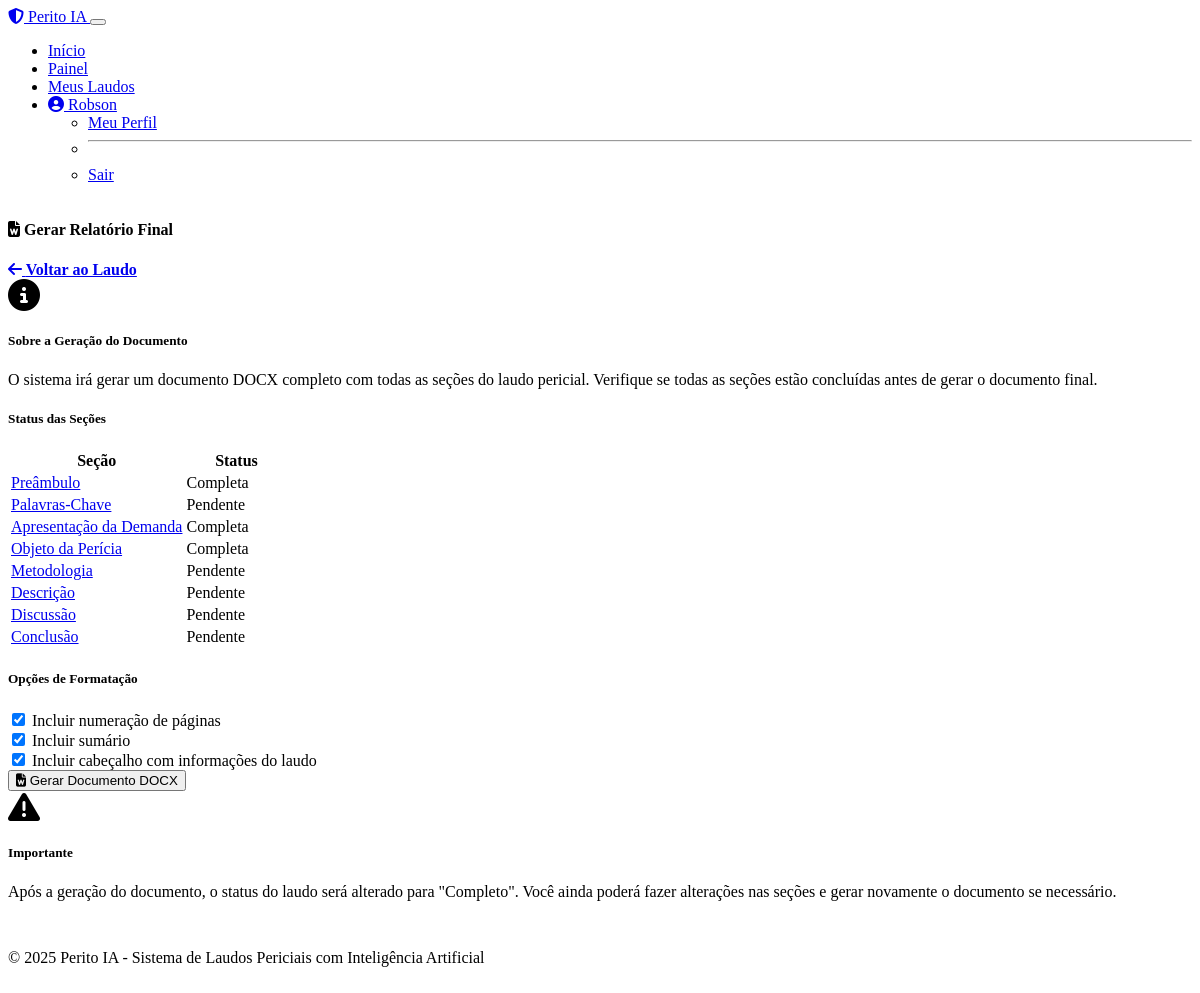
Screenshot of /laudos/7/gerar-relatorio (signed in) with the database file from the repository.
### models.py (models this page shows, shortened)
class User(UserMixin, db.Model):
    id = db.Column(db.Integer, primary_key=True)
    username = db.Column(db.String(64), unique=True, nullable=False)
    email = db.Column(db.String(120), unique=True, nullable=False)
    password_hash = db.Column(db.String(256), nullable=False)
    created_at = db.Column(db.DateTime, default=datetime.utcnow)
    laudos = db.relationship('Laudo', backref='author', lazy='dynamic')

class LaudoSecao(db.Model):
    id = db.Column(db.Integer, primary_key=True)
    laudo_id = db.Column(db.Integer, db.ForeignKey('laudo.id'), nullable=False)
    secao_tipo = db.Column(db.String(50), nullable=False)  # preambulo, palavras_chave, etc.
    conteudo = db.Column(db.Text)
    completed = db.Column(db.Boolean, default=False)
    created_at = db.Column(db.DateTime, default=datetime.utcnow)
    updated_at = db.Column(db.DateTime, default=datetime.utcnow, onupdate=datetime.utcnow)

### routes.py (the view)
@app.route('/laudos/<int:laudo_id>/gerar-relatorio', methods=['GET'])
@login_required
def gerar_relatorio(laudo_id):
    laudo = Laudo.query.filter_by(id=laudo_id, user_id=current_user.id).first_or_404()
    secoes = LaudoSecao.query.filter_by(laudo_id=laudo.id).all()
    return render_template('generate_report.html', title='Gerar Relatório', laudo=laudo, secoes=secoes)

### app.py (called while the page is built)
@login_manager.user_loader
def load_user(user_id):
    return db.session.get(User, int(user_id))

### templates/generate_report.html (shortened to what this page needs)
{% extends "layout.html" %}
{% block content %}
<div class="row justify-content-center">
    <div class="col-md-8">
        <div class="card shadow">
            <div class="card-header bg-primary text-white d-flex justify-content-between align-items-center">
                <h4 class="mb-0">
                    <i class="fas fa-file-word me-2"></i>
                    Gerar Relatório Final
                </h4>
                <a href="{{ url_for('laudo_view', laudo_id=laudo.id) }}" class="btn btn-sm btn-light">
                    <i class="fas fa-arrow-left me-1"></i> Voltar ao Laudo
                </a>
            </div>
            <div class="card-body">
                <div class="alert alert-primary mb-4">
                    <div class="d-flex">
                        <div class="flex-shrink-0 me-3">
                            <i class="fas fa-info-circle fa-2x"></i>
                        </div>
                        <div>
                            <h5>Sobre a Geração do Documento</h5>
                            <p class="mb-0">
                                O sistema irá gerar um documento DOCX completo com todas as seções do laudo pericial.
                                Verifique se todas as seções estão concluídas antes de gerar o documento final.
                            </p>
                        </div>
                    </div>
                </div>
                <h5 class="mb-3">Status das Seções</h5>
                <div class="table-responsive mb-4">
                    <table class="table table-bordered">
                        <thead class="table-primary">
                            <tr>
                                <th>Seção</th>
                                <th width="100">Status</th>
                            </tr>
                        </thead>
                        <tbody>
                            {% set secoes_titulos = {
                                'preambulo': 'Preâmbulo',
                                'palavras_chave': 'Palavras-Chave',
                                'apresentacao_demanda': 'Apresentação da Demanda',
                                'objeto_pericia': 'Objeto da Perícia',
                                'metodologia': 'Metodologia',
                                'descricao': 'Descrição',
                                'discussao': 'Discussão',
                                'conclusao': 'Conclusão'
                            } %}
                            {% for secao in secoes %}
                                <tr>
                                    <td>
                                        <a href="{{ url_for('edit_secao', laudo_id=laudo.id, secao_tipo=secao.secao_tipo) }}">
                                            {{ secoes_titulos.get(secao.secao_tipo, secao.secao_tipo) }}
                                        </a>
                                    </td>
                                    <td class="text-center">
                                        {% if secao.completed %}
                                            <span class="badge bg-success">Completa</span>
                                        {% else %}
                                            <span class="badge bg-warning">Pendente</span>
                                        {% endif %}
                                    </td>
                                </tr>
                            {% endfor %}
                        </tbody>
                    </table>
                </div>
                <h5 class="mb-3">Opções de Formatação</h5>
                <div class="card mb-4">
                    <div class="card-body">
                        <div class="mb-3">
                            <div class="form-check">
                                <input class="form-check-input" type="checkbox" id="includePageNumbers" checked>
                                <label class="form-check-label" for="includePageNumbers">
                                    Incluir numeração de páginas
                                </label>
                            </div>
                        </div>
                        <div class="mb-3">
                            <div class="form-check">
                                <input class="form-check-input" type="checkbox" id="includeTOC" checked>
                                <label class="form-check-label" for="includeTOC">
                                    Incluir sumário
                                </label>
                            </div>
                        </div>
                        <div class="mb-3">
                            <div class="form-check">
                                <input class="form-check-input" type="checkbox" id="includeHeader" checked>
                                <label class="form-check-label" for="includeHeader">
                                    Incluir cabeçalho com informações do laudo
                                </label>
                            </div>
                        </div>
                    </div>
                </div>
                <form action="{{ url_for('gerar_docx', laudo_id=laudo.id) }}" method="POST">
                    <div class="d-grid gap-2">
                        <button type="submit" class="btn btn-lg btn-success">
                            <i class="fas fa-file-word me-2"></i>
                            Gerar Documento DOCX
                        </button>
                    </div>
                </form>
                <div class="alert alert-warning mt-4">
                    <div class="d-flex">
                        <div class="flex-shrink-0 me-3">
                            <i class="fas fa-exclamation-triangle fa-2x"></i>
                        </div>
                        <div>
                            <h5>Importante</h5>
                            <p class="mb-0">
                                Após a geração do documento, o status do laudo será alterado para "Completo".
                                Você ainda poderá fazer alterações nas seções e gerar novamente o documento se necessário.
                            </p>
                        </div>
                    </div>
                </div>
            </div>
        </div>
    </div>
</div>
{% endblock %}

### templates/layout.html (shortened to what this page needs)
<!DOCTYPE html>
<html lang="pt-BR" data-bs-theme="dark">
<head>
    <link rel="stylesheet" href="https://cdn.replit.com/agent/bootstrap-agent-dark-theme.min.css">
    <link rel="stylesheet" href="https://cdnjs.cloudflare.com/ajax/libs/font-awesome/6.4.0/css/all.min.css">
    <link rel="stylesheet" href="{{ url_for('static', filename='css/custom.css') }}">
</head>
<body>
    <nav class="navbar navbar-expand-lg navbar-dark bg-primary">
        <div class="container">
            <a class="navbar-brand" href="{{ url_for('index') }}">
                <i class="fas fa-shield-alt me-2"></i>
                Perito IA
            </a>
            <button class="navbar-toggler" type="button" data-bs-toggle="collapse" data-bs-target="#navbarNav" aria-controls="navbarNav" aria-expanded="false" aria-label="Toggle navigation">
            </button>
            <div class="collapse navbar-collapse" id="navbarNav">
                <ul class="navbar-nav ms-auto">
                    <li class="nav-item">
                        <a class="nav-link" href="{{ url_for('index') }}">Início</a>
                    </li>
                    {% if current_user.is_authenticated %}
                        <li class="nav-item">
                            <a class="nav-link" href="{{ url_for('dashboard') }}">Painel</a>
                        </li>
                        <li class="nav-item">
                            <a class="nav-link" href="{{ url_for('laudo_list') }}">Meus Laudos</a>
                        </li>
                        <li class="nav-item dropdown">
                            <a class="nav-link dropdown-toggle" href="#" id="userDropdown" role="button" data-bs-toggle="dropdown" aria-expanded="false">
                                <i class="fas fa-user-circle me-1"></i>
                                {{ current_user.username }}
                            </a>
                            <ul class="dropdown-menu dropdown-menu-end" aria-labelledby="userDropdown">
                                <li><a class="dropdown-item" href="#">Meu Perfil</a></li>
                                <li><hr class="dropdown-divider"></li>
                                <li><a class="dropdown-item" href="{{ url_for('logout') }}">Sair</a></li>
                            </ul>
                        </li>
                    {% endif %}
                </ul>
            </div>
        </div>
    </nav>
    <main class="py-4">
        <div class="container">
            {% block content %}{% endblock %}
        </div>
    </main>
    <footer class="bg-body-tertiary py-3 mt-auto">
        <div class="container text-center">
            <p class="mb-0 text-muted">
                &copy; 2025 Perito IA - Sistema de Laudos Periciais com Inteligência Artificial
            </p>
        </div>
    </footer>
</body>
</html>

### static/css/custom.css (style rules this page uses)
body { min-height: 100vh; display: flex; flex-direction: column; }
main { flex: 1; }
.card { border-radius: 10px; overflow: hidden; transition: transform 0.3s, box-shadow 0.3s; }
.card-header { font-weight: 600; }
footer { margin-top: auto; padding: 1rem 0; border-top: 1px solid var(--bs-border-color); }

### rows the page displays
User: username "Robson"
LaudoSecao: get "Preâmbulo", completed "Completa"
LaudoSecao: get "Palavras-Chave", completed "Pendente"
LaudoSecao: get "Apresentação da Demanda", completed "Completa"
LaudoSecao: get "Objeto da Perícia", completed "Completa"
LaudoSecao: get "Metodologia", completed "Pendente"
LaudoSecao: get "Descrição", completed "Pendente"
LaudoSecao: get "Discussão", completed "Pendente"
LaudoSecao: get "Conclusão", completed "Pendente"
